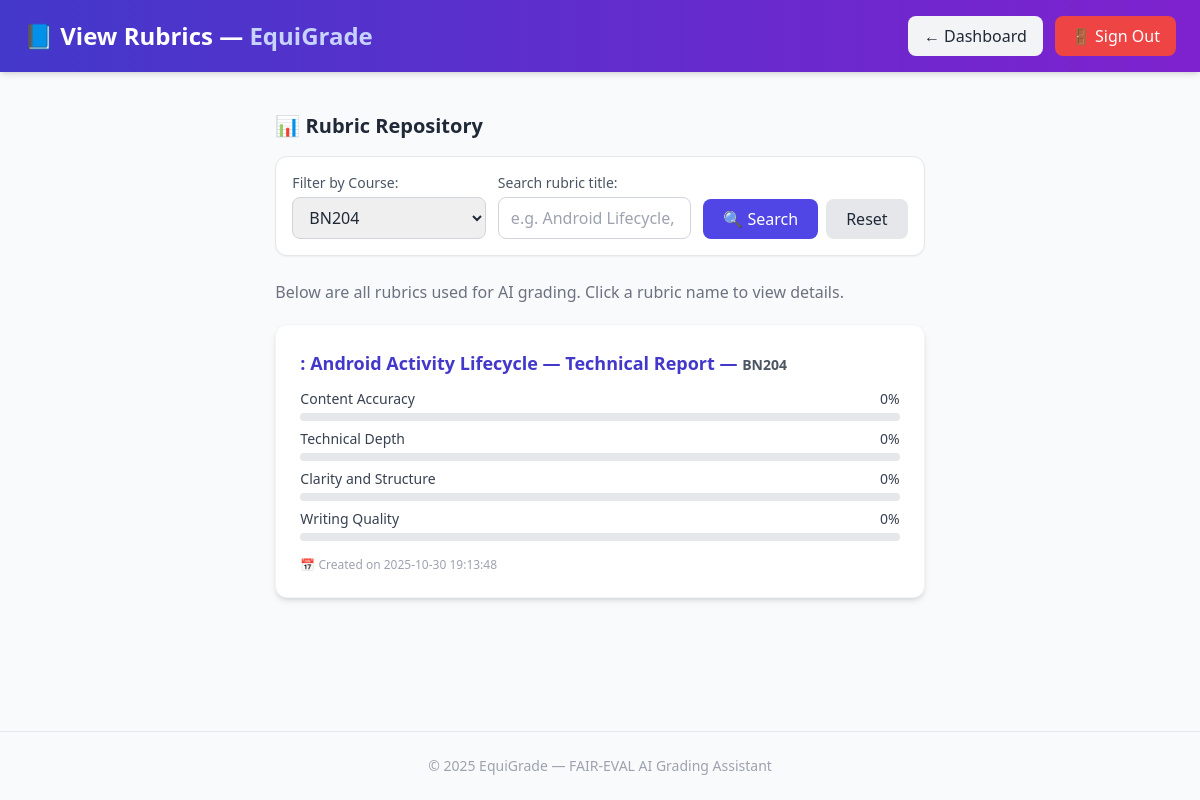
The page /view-rubrics.php?course=BN204 (signed in) on the database its author committed.
### tables this page shows
CREATE TABLE `rubrics` (
  `rubric_id` int(11) NOT NULL,
  `assignment_id` int(11) DEFAULT NULL,
  `title` varchar(255) NOT NULL,
  `description` text DEFAULT NULL,
  `criteria_json` longtext DEFAULT NULL CHECK (json_valid(`criteria_json`)),
  `created_by` int(11) NOT NULL,
  `created_at` datetime DEFAULT current_timestamp(),
  `course` varchar(50) DEFAULT NULL,
  `rubric_title` varchar(255) DEFAULT NULL
);

### view-rubrics.php (the view, shortened to what this page needs)
<?php
global $pdo;
$courseFilter = trim($_GET['course'] ?? '');
$search = trim($_GET['search'] ?? '');
$query = "SELECT * FROM rubrics WHERE 1=1";
$params = [];
if ($courseFilter !== '') {
    $query .= " AND course = :course";
    $params[':course'] = $courseFilter;
}
$query .= " ORDER BY created_at DESC";
$stmt = $pdo->prepare($query);
$stmt->execute($params);
$rubrics = $stmt->fetchAll(PDO::FETCH_ASSOC);
$coursesStmt = $pdo->query("SELECT DISTINCT course FROM rubrics");
$courses = $coursesStmt->fetchAll(PDO::FETCH_COLUMN);
?>
<!DOCTYPE html>
<html lang="en">
<head>
  <script src="https://cdn.tailwindcss.com"></script>
</head>
<body class="bg-gray-50 text-gray-800 min-h-screen flex flex-col">
  <header class="bg-gradient-to-r from-indigo-700 to-purple-700 text-white shadow-md">
    <div class="max-w-7xl mx-auto px-6 py-4 flex justify-between items-center">
      <h1 class="text-2xl font-bold">📘 View Rubrics — <span class="text-indigo-200">EquiGrade</span></h1>
      <div class="flex items-center gap-3">
        <a href="submission-dashboard.php" class="bg-gray-100 hover:bg-gray-200 text-gray-800 px-4 py-2 rounded-lg transition font-medium">
          ← Dashboard
        </a>
        <a href="logout.php" class="bg-red-500 hover:bg-red-600 text-white px-4 py-2 rounded-lg transition font-medium">
          🚪 Sign Out
        </a>
      </div>
    </div>
  </header>
  <main class="max-w-6xl mx-auto px-6 py-10 flex-grow">
    <h2 class="text-xl font-semibold text-gray-800 mb-4 flex items-center gap-2">
      <span>📊 Rubric Repository</span>
    </h2>
    <form method="get" class="flex flex-col sm:flex-row gap-3 mb-6 bg-white p-4 rounded-xl shadow-sm border border-gray-200">
      <div class="flex-1">
        <label class="block text-gray-600 text-sm mb-1">Filter by Course:</label>
        <select name="course" class="w-full border border-gray-300 rounded-lg px-3 py-2 focus:ring-2 focus:ring-indigo-500">
          <?php foreach ($courses as $c): ?>
            <option value="<?= htmlspecialchars($c) ?>" <?= $c === $courseFilter ? 'selected' : '' ?>>
              <?= htmlspecialchars($c) ?>
            </option>
          <?php endforeach; ?>
        </select>
      </div>
      <div class="flex-1">
        <label class="block text-gray-600 text-sm mb-1">Search rubric title:</label>
        <input type="text" name="search" value="<?= htmlspecialchars($search) ?>"
               placeholder="e.g. Android Lifecycle, Database Design..."
               class="w-full border border-gray-300 rounded-lg px-3 py-2 focus:ring-2 focus:ring-indigo-500">
      </div>
      <div class="flex items-end gap-2">
        <button type="submit" class="bg-indigo-600 hover:bg-indigo-700 text-white px-5 py-2 rounded-lg transition font-medium">
          🔍 Search
        </button>
        <a href="view-rubrics.php" class="bg-gray-200 hover:bg-gray-300 text-gray-800 px-5 py-2 rounded-lg transition font-medium">
          Reset
        </a>
      </div>
    </form>
    <p class="text-gray-500 mb-5">Below are all rubrics used for AI grading. Click a rubric name to view details.</p>
    <div class="space-y-6">
      <?php if (count($rubrics) > 0): ?>
        <?php foreach ($rubrics as $r): ?>
          <div class="bg-white shadow-md hover:shadow-lg border border-gray-100 rounded-xl p-6 transition transform hover:-translate-y-1">
            <a href="rubric-details.php?id=<?= $r['rubric_id'] ?>"
               class="text-indigo-700 font-semibold text-lg hover:underline">
              <?= htmlspecialchars($r['rubric_title']) ?> — <span class="text-gray-600 text-sm"><?= htmlspecialchars($r['course']) ?></span>
            </a>
            <div class="mt-3 space-y-2">
              <?php
              $criteria = [
                'Content Accuracy' => $r['content_weight'] ?? 0,
                'Technical Depth' => $r['technical_weight'] ?? 0,
                'Clarity and Structure' => $r['clarity_weight'] ?? 0,
                'Writing Quality' => $r['writing_weight'] ?? 0,
              ];
              foreach ($criteria as $label => $weight): ?>
                <div>
                  <div class="flex justify-between text-sm font-medium text-gray-700">
                    <span><?= htmlspecialchars($label) ?></span>
                    <span><?= $weight ?>%</span>
                  </div>
                  <div class="w-full bg-gray-200 rounded-full h-2 mt-1">
                  </div>
                </div>
              <?php endforeach; ?>
            </div>
            <p class="text-xs text-gray-400 mt-4">📅 Created on <?= htmlspecialchars($r['created_at']) ?></p>
          </div>
        <?php endforeach; ?>
      <?php else: ?>
        <div class="text-center text-gray-500 mt-10">No rubrics found.</div>
      <?php endif; ?>
    </div>
  </main>
  <footer class="text-center py-6 text-gray-400 text-sm border-t mt-10">
    © 2025 EquiGrade — FAIR-EVAL AI Grading Assistant
  </footer>
</body>
</html>

### rows shown on the page
rubrics: rubric_title ": Android Activity Lifecycle — Technical Report", course "BN204", label "Content Accuracy", weight "0", label "Technical Depth", label "Clarity and Structure", label "Writing Quality", created_at "2025-10-30 19:13:48"

### other values the page prints
form field course "BN204"
